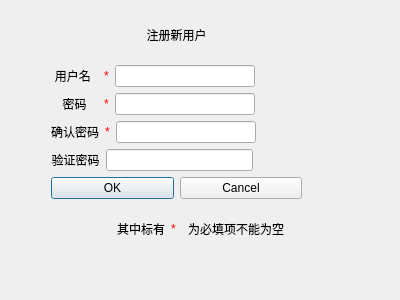
<?xml version="1.0" encoding="UTF-8"?>
<ui version="4.0">
 <class>RegistAdmin</class>
 <widget class="QDialog" name="RegistAdmin">
  <property name="geometry">
   <rect>
    <x>0</x>
    <y>0</y>
    <width>400</width>
    <height>300</height>
   </rect>
  </property>
  <property name="windowTitle">
   <string>Dialog</string>
  </property>
  <widget class="QWidget" name="">
   <property name="geometry">
    <rect>
     <x>51</x>
     <y>11</y>
     <width>251</width>
     <height>241</height>
    </rect>
   </property>
   <layout class="QVBoxLayout" name="verticalLayout">
    <item>
     <widget class="QLabel" name="label_4">
      <property name="styleSheet">
       <string notr="true">font: 18pt &quot;华文琥珀&quot;;</string>
      </property>
      <property name="text">
       <string>注册新用户</string>
      </property>
      <property name="textFormat">
       <enum>Qt::PlainText</enum>
      </property>
      <property name="alignment">
       <set>Qt::AlignCenter</set>
      </property>
     </widget>
    </item>
    <item>
     <layout class="QHBoxLayout" name="horizontalLayout" stretch="2,0,6,2">
      <item>
       <widget class="QLabel" name="label">
        <property name="sizePolicy">
         <sizepolicy hsizetype="Expanding" vsizetype="Preferred">
          <horstretch>0</horstretch>
          <verstretch>0</verstretch>
         </sizepolicy>
        </property>
        <property name="styleSheet">
         <string notr="true"/>
        </property>
        <property name="text">
         <string>用户名 </string>
        </property>
        <property name="alignment">
         <set>Qt::AlignCenter</set>
        </property>
       </widget>
      </item>
      <item>
       <widget class="QLabel" name="label_7">
        <property name="styleSheet">
         <string notr="true">color: rgb(255, 0, 0);</string>
        </property>
        <property name="text">
         <string>*</string>
        </property>
       </widget>
      </item>
      <item>
       <widget class="QLineEdit" name="username_LE"/>
      </item>
      <item>
       <spacer name="horizontalSpacer">
        <property name="orientation">
         <enum>Qt::Horizontal</enum>
        </property>
        <property name="sizeHint" stdset="0">
         <size>
          <width>40</width>
          <height>20</height>
         </size>
        </property>
       </spacer>
      </item>
     </layout>
    </item>
    <item>
     <layout class="QHBoxLayout" name="horizontalLayout_2" stretch="2,0,6,2">
      <item>
       <widget class="QLabel" name="label_2">
        <property name="sizePolicy">
         <sizepolicy hsizetype="Expanding" vsizetype="Preferred">
          <horstretch>0</horstretch>
          <verstretch>0</verstretch>
         </sizepolicy>
        </property>
        <property name="text">
         <string>密码</string>
        </property>
        <property name="alignment">
         <set>Qt::AlignCenter</set>
        </property>
       </widget>
      </item>
      <item>
       <widget class="QLabel" name="label_8">
        <property name="styleSheet">
         <string notr="true">color: rgb(255, 0, 0);</string>
        </property>
        <property name="text">
         <string>*</string>
        </property>
       </widget>
      </item>
      <item>
       <widget class="QLineEdit" name="password_LE">
        <property name="alignment">
         <set>Qt::AlignLeading|Qt::AlignLeft|Qt::AlignVCenter</set>
        </property>
       </widget>
      </item>
      <item>
       <spacer name="horizontalSpacer_2">
        <property name="orientation">
         <enum>Qt::Horizontal</enum>
        </property>
        <property name="sizeHint" stdset="0">
         <size>
          <width>40</width>
          <height>20</height>
         </size>
        </property>
       </spacer>
      </item>
     </layout>
    </item>
    <item>
     <layout class="QHBoxLayout" name="horizontalLayout_3" stretch="2,0,6,2">
      <item>
       <widget class="QLabel" name="label_3">
        <property name="sizePolicy">
         <sizepolicy hsizetype="Expanding" vsizetype="Preferred">
          <horstretch>0</horstretch>
          <verstretch>0</verstretch>
         </sizepolicy>
        </property>
        <property name="text">
         <string>确认密码</string>
        </property>
        <property name="alignment">
         <set>Qt::AlignCenter</set>
        </property>
       </widget>
      </item>
      <item>
       <widget class="QLabel" name="label_9">
        <property name="styleSheet">
         <string notr="true">color: rgb(255, 0, 0);</string>
        </property>
        <property name="text">
         <string>*</string>
        </property>
       </widget>
      </item>
      <item>
       <widget class="QLineEdit" name="confirm_password_LE"/>
      </item>
      <item>
       <spacer name="horizontalSpacer_3">
        <property name="orientation">
         <enum>Qt::Horizontal</enum>
        </property>
        <property name="sizeHint" stdset="0">
         <size>
          <width>40</width>
          <height>20</height>
         </size>
        </property>
       </spacer>
      </item>
     </layout>
    </item>
    <item>
     <layout class="QHBoxLayout" name="horizontalLayout_5" stretch="2,6,2">
      <item>
       <widget class="QLabel" name="label_6">
        <property name="sizePolicy">
         <sizepolicy hsizetype="Expanding" vsizetype="Preferred">
          <horstretch>0</horstretch>
          <verstretch>0</verstretch>
         </sizepolicy>
        </property>
        <property name="text">
         <string>验证密码</string>
        </property>
        <property name="alignment">
         <set>Qt::AlignCenter</set>
        </property>
       </widget>
      </item>
      <item>
       <widget class="QLineEdit" name="confirm_password_LE_3"/>
      </item>
      <item>
       <spacer name="horizontalSpacer_5">
        <property name="orientation">
         <enum>Qt::Horizontal</enum>
        </property>
        <property name="sizeHint" stdset="0">
         <size>
          <width>40</width>
          <height>20</height>
         </size>
        </property>
       </spacer>
      </item>
     </layout>
    </item>
    <item>
     <layout class="QHBoxLayout" name="horizontalLayout_6">
      <item>
       <widget class="QPushButton" name="OK_btn">
        <property name="text">
         <string>OK</string>
        </property>
       </widget>
      </item>
      <item>
       <widget class="QPushButton" name="Cancel_btn">
        <property name="text">
         <string>Cancel</string>
        </property>
       </widget>
      </item>
     </layout>
    </item>
    <item>
     <layout class="QHBoxLayout" name="horizontalLayout_7" stretch="10,1,10">
      <item>
       <widget class="QLabel" name="label_10">
        <property name="text">
         <string>其中标有</string>
        </property>
        <property name="alignment">
         <set>Qt::AlignRight|Qt::AlignTrailing|Qt::AlignVCenter</set>
        </property>
       </widget>
      </item>
      <item>
       <widget class="QLabel" name="label_11">
        <property name="styleSheet">
         <string notr="true">color: rgb(255, 0, 0);</string>
        </property>
        <property name="text">
         <string>*</string>
        </property>
       </widget>
      </item>
      <item>
       <widget class="QLabel" name="label_12">
        <property name="text">
         <string>为必填项不能为空</string>
        </property>
       </widget>
      </item>
     </layout>
    </item>
   </layout>
  </widget>
 </widget>
 <resources/>
 <connections/>
</ui>
